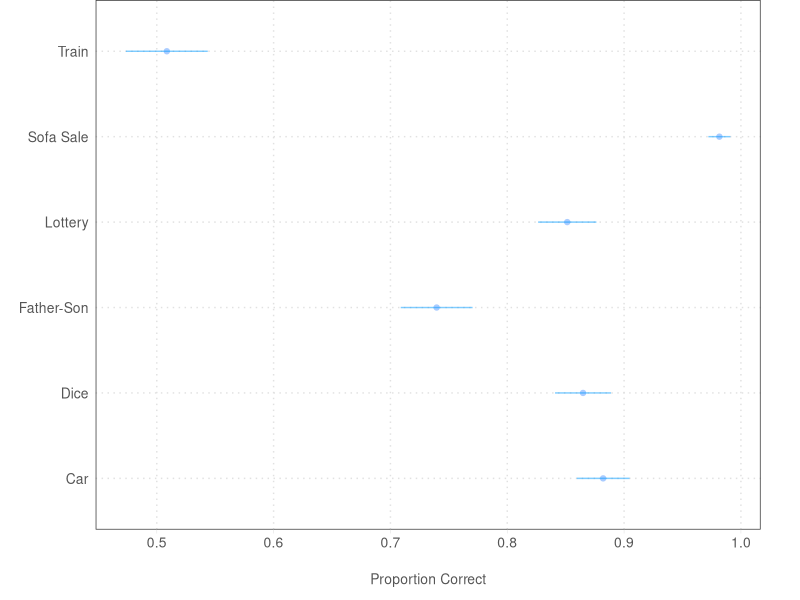
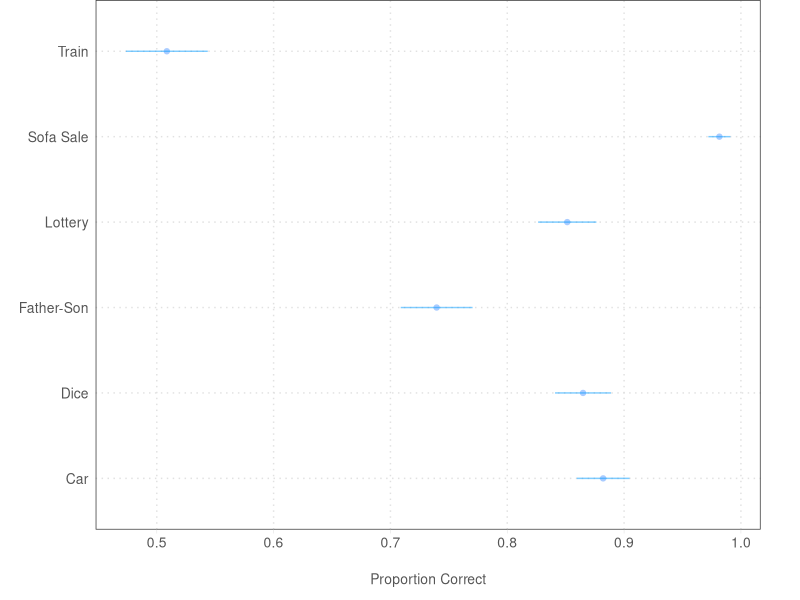
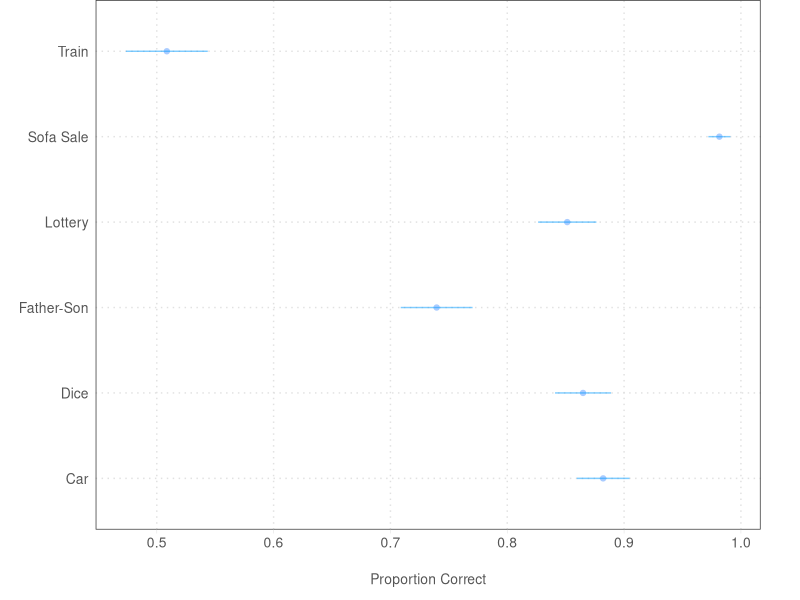

The R script that drew these images, in order:
# Load libs
library(tidyverse)
library(readr)
library(tidyr)
library(ggplot2)
library(knitr)

# Load dat
uncert <- read_csv("data/prolific/Bot research_April 30, 2023_21.46.csv")

# Prolific
prolific_1 <- read_csv("data/prolific/prolific_export_644c0bbca40d3cd7cb3c7c7f.csv")
prolific_2 <- read_csv("data/prolific/prolific_export_644d3a9ebcd1c388bd1a262e.csv")
prolific_3 <- read_csv("data/prolific/prolific_export_6440131f3fd384272e37636e.csv")

prolific   <- rbind(prolific_1, prolific_2, prolific_3)

# Filter attn_check
uncert$attn_checkc <- uncert$attn == "Extremely interested,Very interested"

# Left join
all_dat <- uncert %>% 
  left_join(prolific, by = c("prolific_id" = "Participant id"))

# Filter those who consent and not preview
fin_dat <- all_dat %>% 
  filter(consent == 'Yes' & DistributionChannel != "preview" & !is.na(prolific_id) & attn_checkc & bonus != '.50' & bonus != '1')

# Bonus via prolific
bon <- fin_dat %>% filter(!is.na(bonus_amt)) %>% select(prolific_id, bonus_amt)
bon$bonus_amt <- ifelse(grepl("\\.", bon$bonus_amt), paste0("0", bon$bonus_amt), bon$bonus_amt)
write_csv(bon, file = "data/prolific/bonus_uncertain_cash.csv") # sum(as.numeric(bon$bonus_amt)) ($197)
fin_dat$yes_to_cash_3_TEXT[!is.na(fin_dat$yes_to_cash_3_TEXT)] #email only gift cards
a <- fin_dat$prolific_id[!is.na(fin_dat$bonus_certain) & fin_dat$bonus_certain == "$0.25 in cash"]
b <- fin_dat$prolific_id[!is.na(fin_dat$bonus_uncertain) & fin_dat$bonus_uncertain == "$0.25 in cash"]
c <- fin_dat$prolific_id[!is.na(fin_dat$bonus_with_pre_ev) & fin_dat$bonus_with_pre_ev == "$0.25 in cash"]
d <- unique(c(a, b, c))
e <- d[!(d %in% c("63f77d4f671167ec16eee15c", "62c66885ba0578c9b5a0e4ae", "5e3244f5bac19521aee1a0de", "610da052e73bf3db58b1402f",
         "60c2dde65a63ca7ad434f658", "5c17a9fbfeaf2c0001c4b19a", "5feca808ebe59297998b5133", "63ed86ca95e89a58884b9677", 
         "5ea7b7db3021ac19f4c60770", "5e6033dbfb4665381e27f2fc", "57d810f1813eb30001825b65", "61086791465482e3ec238c87", 
         "63d698429453269de520bbb8", "615defb34adf2f2e2e4bc539"))]
f <- data.frame(prolific_id = e, bonus = "0.25")
write_csv(f, file = "data/prolific/bonus_certain.csv")

## Recoding
## -----------

# Numeracy
fin_dat$num1c <- fin_dat$num1 == "45 miles"
fin_dat$num2c <- fin_dat$num2 == "500"
fin_dat$num3c <- fin_dat$num3 == "44"
fin_dat$num4c <- fin_dat$num4 == "$150"
fin_dat$num5c <- fin_dat$num5 == "$9000"
fin_dat$num6c <- fin_dat$num6 == "10"

fin_dat$numeracy <- with(fin_dat, rowMeans(cbind(num1c, num2c, num3c, num4c, num5c, num6c)))

num_mean_se = fin_dat %>%
  select(num1c:num6c) %>%
  gather() %>%
  group_by(key) %>%
  summarize(avg = mean(value), se = sqrt(avg*(1 - avg)/n()), low_ci = avg - 2*se, hi_ci = avg + 2*se)

num_mean_se$lab <- c("Train", "Dice", "Father-Son", "Sofa Sale", "Car", "Lottery")

kable(num_mean_se[, c("lab", "avg")])

ggplot(num_mean_se, 
       aes(x=lab, y=avg)) + 
  geom_point(aes(x=lab, y=avg), color = "#aaccff") + 
  geom_errorbar(aes(ymin=low_ci, ymax=hi_ci), width = 0, colour="#0099ff", alpha = .5) + 
  theme_bw() +
  xlab("") + 
  ylab("Proportion Correct") + 
  theme(panel.grid.major = element_line(color="#e1e1e1",  linetype = "dotted"),
        panel.grid.minor = element_blank(),
        legend.position  ="bottom",
        legend.key      = element_blank(),
        legend.key.width = unit(1, "cm"),
        axis.title   = element_text(size = 10, color = "#555555"),
        axis.text    = element_text(size = 10, color = "#555555"),
        axis.ticks.y = element_blank(),
        axis.title.x = element_text(vjust = -1, margin = margin(10, 0, 0, 0)),
        axis.title.y = element_text(vjust = 1),
        axis.ticks   = element_line(color = "#e3e3e3", linewidth = .2),
        plot.margin = unit(c(0, 1, .5, 0), "cm")) + 
  coord_flip()
ggsave("figs/prolific_numeracy.png")
ggsave("figs/prolific_numeracy.pdf")

# Uncertainty qs. --- proportion choosing cash

fin_dat <- fin_dat %>% 
  mutate(sure_choice = case_when(
    uncertainty_exp == "ariely_choice" ~ ariely_choice == "$25 in cash",
    uncertainty_exp == "gigerenzer_choice" ~ gigerenzer_choice == "$25 in cash",
    uncertainty_exp == "certain_choice" ~ certain_choice == "$25 in cash",
    uncertainty_exp == "uncertain_choice" ~ uncertain_choice == "$25 in cash"
  ))

### Analysis
fin_dat %>%
  group_by(uncertainty_exp) %>%
  summarise(mean(sure_choice))

#### Let's look at numeracy
fin_dat %>%
  group_by(uncertainty_exp, numeracy > .7) %>%
  summarise(mean(sure_choice))

### Bonus
fin_dat <- fin_dat %>% 
  mutate(sure_choice_bonus = case_when(
    bonus == "certain" ~ bonus_certain == "$0.25 in cash",
    bonus == "pre" ~ bonus_with_pre_ev == "$0.25 in cash",
    bonus == "uncertain" ~ bonus_uncertain == "$0.25 in cash",
  ))

### Analysis

fin_dat %>%
  group_by(bonus, numeracy > .7) %>%
  summarise(mean(sure_choice_bonus, na.rm = T))

## Regressions
summary(lm(sure_choice ~ uncertainty_exp + bonus + numeracy, data = fin_dat))
summary(lm(sure_choice ~ uncertainty_exp*numeracy, data = fin_dat))
summary(lm(sure_choice_bonus ~ bonus + numeracy, data = fin_dat))

### Long form
exp_1 <- fin_dat %>%
  select(sure_choice, uncertainty_exp, ResponseId, numeracy)

exp_2 <- fin_dat %>%
  select(sure_choice_bonus, bonus, ResponseId, numeracy) %>%
  rename(sure_choice = sure_choice_bonus, uncertainty_exp = bonus)

ldat <- bind_rows(exp_1, exp_2)
# 1. certain_choice_or_not ~ condition_ids [6 dummies] + clustered_se_by_respondent
library(lme4)
summary(lmer(sure_choice ~ uncertainty_exp + numeracy + (1|ResponseId), data = ldat))

# Recode to 5 dummies, combining certain and a variable for bonus

ldat <- ldat %>%
  mutate(bonus_or_not = case_when(
    uncertainty_exp == 'certain_choice' ~ 0,
    uncertainty_exp == 'gigerenzer_choice' ~ 0,
    uncertainty_exp == 'ariely_choice' ~ 0,
    uncertainty_exp == 'uncertain_choice' ~ 0,
    uncertainty_exp == 'certain' ~ 1,
    uncertainty_exp == 'pre' ~ 1,
    uncertainty_exp == 'uncertain' ~ 1
))

ldat <- ldat %>%
  mutate(treat_five = case_when(
    uncertainty_exp == 'certain_choice' ~ 'certain',
    uncertainty_exp == 'gigerenzer_choice' ~ 'gigerenzer_choice',
    uncertainty_exp == 'ariely_choice' ~ 'ariely_choice',
    uncertainty_exp == 'uncertain_choice' ~ 'uncertain',
    uncertainty_exp == 'certain' ~ 'certain',
    uncertainty_exp == 'pre' ~ 'pre',
    uncertainty_exp == 'uncertain' ~ 'uncertain'
  )) %>%
  mutate(treat_five = fct_relevel(treat_five, "certain"))


summary(lmer(sure_choice ~ treat_five*bonus_or_not*numeracy + (1|ResponseId), data = ldat))

# Let's do transitions 
small_dat <- fin_dat %>%
  filter(uncertainty_exp == 'uncertain_choice' | bonus == 'uncertain')
table(small_dat$sure_choice, small_dat$sure_choice_bonus)

